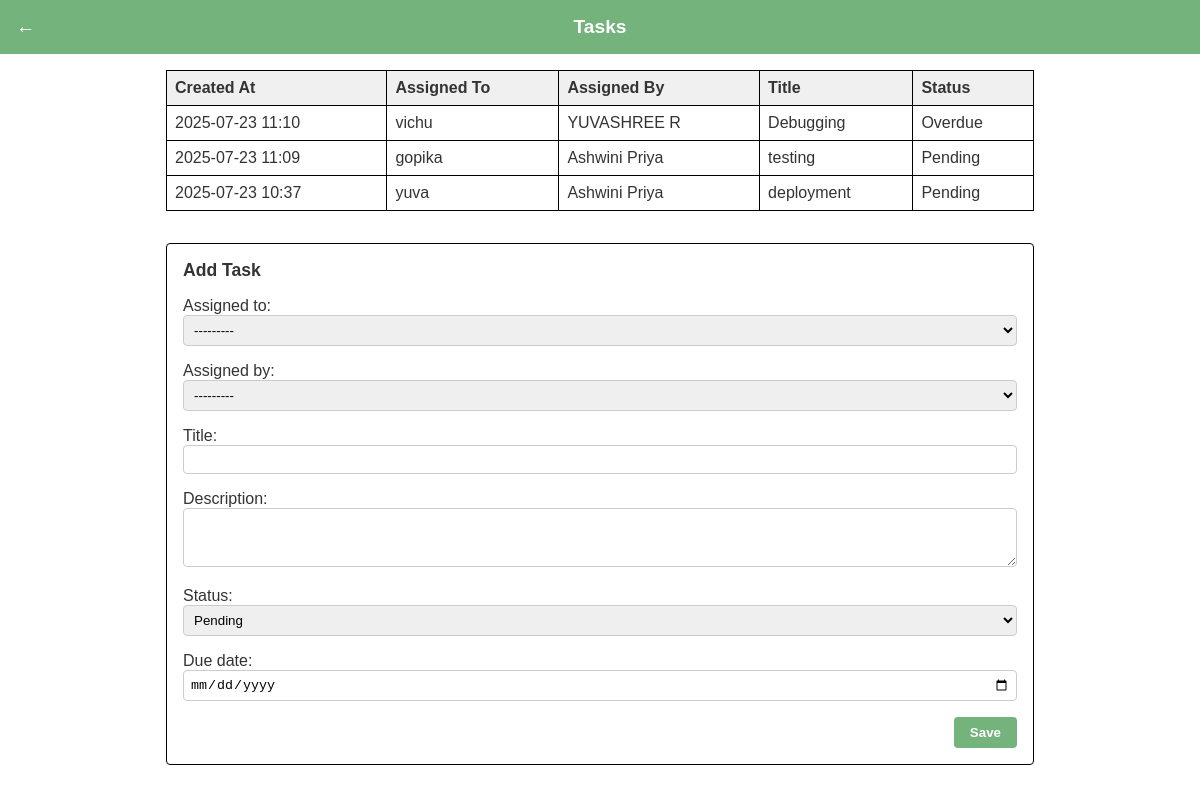
Page /task/ on the committed database.
### user/models.py (models this page shows, shortened)
class Tasks(models.Model):
    assigned_to = models.ForeignKey(Users, on_delete=models.CASCADE, related_name='assigned_tasks')
    assigned_by = models.ForeignKey(Users, on_delete=models.SET_NULL, null=True, related_name='created_tasks')
    title = models.CharField(max_length=100)
    description = models.TextField()
    status = models.CharField(max_length=50)
    due_date = models.DateField()
    created_at = models.DateTimeField(auto_now_add=True)

class Users(models.Model):
    role = models.ForeignKey(Roles, on_delete=models.SET_NULL, null=True)
    full_name = models.CharField(max_length=100)
    email = models.EmailField(unique=True)
    phone = models.CharField(max_length=15)
    password = models.CharField(max_length=128)
    profile_picture = models.ImageField(upload_to='profiles/', blank=True, null=True)
    date_joined = models.DateField(auto_now_add=True)
    status = models.CharField(max_length=50)
    def __str__(self):
        return self.full_name

### user/views.py (the view)
# urls.py: path('task/', views.task_view, name='task'),
def task_view(request):
    if request.method == 'POST':
        form = TaskForm(request.POST)
        if form.is_valid():
            form.save()
            return redirect('task')  # Update this to your actual URL name
    else:
        form = TaskForm()
    tasks = Tasks.objects.all().order_by('-created_at')
    return render(request, 'task.html', {'form': form, 'tasks': tasks})

### user/forms.py (shortened to what this page needs)
class TaskForm(forms.ModelForm):
    class Meta:
        model = Tasks
        fields = ['assigned_to', 'assigned_by', 'title', 'description', 'status', 'due_date']
        widgets = {
            'assigned_to': forms.Select(attrs={'class': 'form-control'}),
            'assigned_by': forms.Select(attrs={'class': 'form-control'}),
            'title': forms.TextInput(attrs={'class': 'form-control'}),
            'description': forms.Textarea(attrs={'class': 'form-control', 'rows': 3}),
            'status': forms.Select(choices=[
                ('Pending', 'Pending'),
                ('Completed', 'Completed'),
                ('Overdue', 'Overdue'),
            ], attrs={'class': 'form-control'}),
            'due_date': forms.DateInput(attrs={'type': 'date', 'class': 'form-control'}),
        }

### user/context_processors.py (called while the page is built)
def notification_data(request):
    unread_notifications = Notifications.objects.filter(read_status=False).order_by('-created_at')[:5]
    unread_count = Notifications.objects.filter(read_status=False).count()
    return {
        'notifications': unread_notifications,
        'unread_count': unread_count,
    }

### user/templates/task.html (shortened to what this page needs)
{% load static %}
<!DOCTYPE html>
<html lang="en">
<head>
</head>
<body>
<header>
  <a href="{% url 'admin_dashboard' %}" class="back-btn">&#8592;</a>
  <h1>Tasks</h1>
</header>
<div class="container">
  <table>
    <thead>
      <tr>
        <th>Created At</th>
        <th>Assigned To</th>
        <th>Assigned By</th>
        <th>Title</th>
        <th>Status</th>
      </tr>
    </thead>
    <tbody>
      {% for task in tasks %}
      <tr>
        <td>{{ task.created_at|date:"Y-m-d H:i" }}</td>
        <td>{{ task.assigned_to.full_name }}</td>
        <td>{{ task.assigned_by.full_name }}</td>
        <td>{{ task.title }}</td>
        <td>{{ task.status }}</td>
      </tr>
      {% empty %}
      <tr>
        <td colspan="5">No tasks available.</td>
      </tr>
      {% endfor %}
    </tbody>
  </table>
  <div class="form-box">
    <h2>Add Task</h2>
    <form method="post">
      {{ form.as_p }}
      <div class="form-actions">
        <button class="save-btn" type="submit">Save</button>
      </div>
    </form>
  </div>
</div>
</body>
</html>

### user/templates/task.html (style rules this page uses)
:root { --green: #74b37c; }
* { box-sizing: border-box; }
body { font-family: Arial, sans-serif; margin: 0; padding: 0; background: #fff; color: #333; }
header { background: var(--green); color: white; padding: 1rem; display: flex; justify-content: center; align-items: center; position: relative; }
header h1 { font-size: 1.2rem; margin: 0; }
.back-btn { position: absolute; left: 1rem; top: 50%; transform: translateY(-50%); font-size: 1.2rem; text-decoration: none; color: white; background: none; border: none; cursor: pointer; }
.container { padding: 1rem; max-width: 900px; margin: auto; }
table { width: 100%; border-collapse: collapse; margin-bottom: 2rem; }
table th, table td { border: 1px solid #000; padding: 8px; text-align: left; }
table th { background-color: #f0f0f0; }
.form-box { border: 1px solid #000; padding: 1rem; border-radius: 4px; }
.form-box h2 { margin-top: 0; font-size: 1.1rem; }
.form-actions { text-align: right; margin-top: 1rem; }
.save-btn { background-color: var(--green); color: white; padding: 8px 16px; border: none; border-radius: 4px; font-weight: bold; cursor: pointer; }
form p { margin-bottom: 10px; }
form input, form select, form textarea { width: 100%; padding: 6px; border: 1px solid #ccc; border-radius: 4px; }

### rows in the picture
Tasks: created_at "2025-07-23 11:10", assigned_to.full_name "vichu", assigned_by.full_name "YUVASHREE R", title "Debugging", status "Overdue"
Tasks: created_at "2025-07-23 11:09", assigned_to.full_name "gopika", assigned_by.full_name "Ashwini Priya", title "testing", status "Pending"
Tasks: created_at "2025-07-23 10:37", assigned_to.full_name "yuva", assigned_by.full_name "Ashwini Priya", title "deployment", status "Pending"
